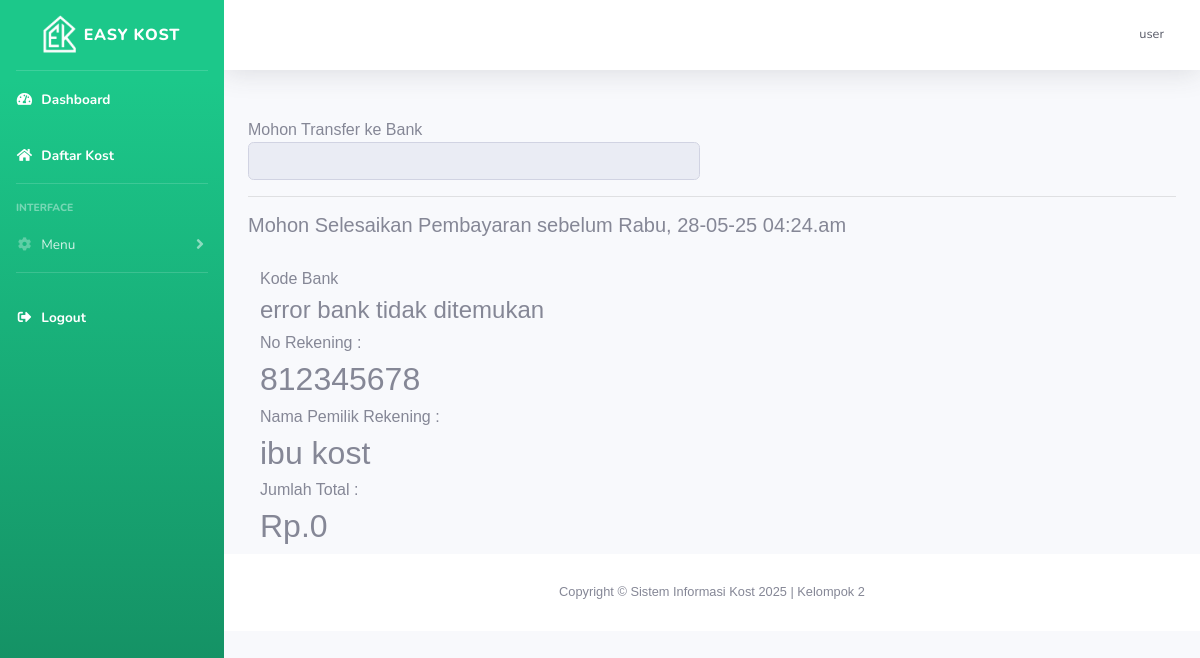
The app's page /kost/pembayaran.php (signed in), older data.
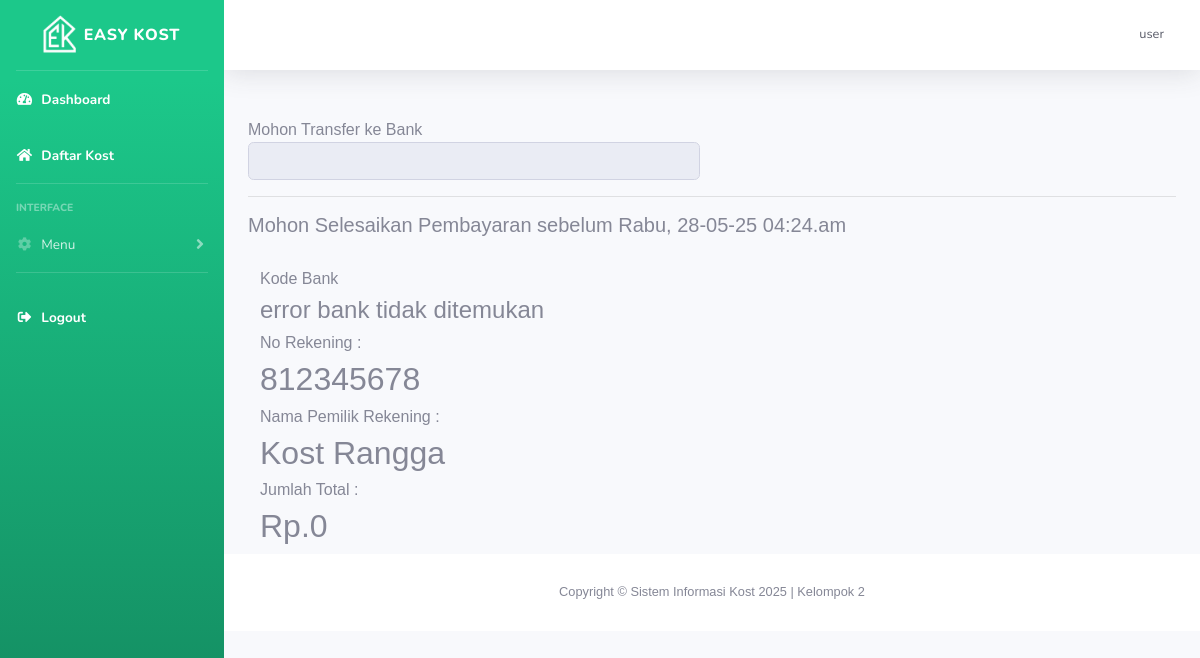
The same page, newer data.
### tables this page shows
CREATE TABLE `kost` (
  `id_kost` int(11) NOT NULL,
  `nama_kost` varchar(255) NOT NULL,
  `tipe_kost` varchar(255) NOT NULL,
  `jenis_kost` varchar(255) NOT NULL,
  `jumlah_kamar` int(11) NOT NULL,
  `tanggal_tagih` date NOT NULL,
  `nama_pemilik` text NOT NULL,
  `nama_bank` text NOT NULL,
  `no_rekening` int(11) NOT NULL,
  `foto_bangunan_utama` varchar(255) NOT NULL,
  `foto_kamar` varchar(255) NOT NULL,
  `foto_kamar_mandi` varchar(255) NOT NULL,
  `foto_interior` varchar(255) NOT NULL,
  `provinsi` varchar(25) NOT NULL,
  `kota` varchar(25) NOT NULL,
  `kecamatan` varchar(25) NOT NULL,
  `kelurahan` varchar(25) NOT NULL,
  `alamat` varchar(255) NOT NULL,
  `harga_sewa` int(11) NOT NULL,
  `kontak` varchar(255) NOT NULL,
  `deskripsi` text NOT NULL,
  `id_pemilik` int(11) NOT NULL,
  `fasilitas_kost` text NOT NULL
);

### kost/pembayaran.php (the view, shortened to what this page needs)
<?php include "template/header.php";
$biaya = $_POST['biaya'];
$query = "SELECT * FROM user JOIN kost on kost.id_pemilik=user.id";
$data = mysqli_query($koneksi, $query);
$d = mysqli_fetch_array($data);
?>
<div class="container">
    <div class="row">
        <div class="col">Mohon Transfer ke Bank <input disabled class="form-control" type="text" name="" id="" value="<?php echo $bank = $_POST['bank']; ?>"></div>
        <div class="col"></div>
    </div>
    <hr>
    <div class="row">
        <?php
        $hari = ['', 'Senin', 'Selasa', 'Rabu', 'Kamis', "Jum'at", 'Sabtu', 'Minggu'];
        ?>
        <div class="col">
            <h5>Mohon Selesaikan Pembayaran sebelum <?php echo $hari[date('N', strtotime('+' . 2 . 'day'))] . date(', d-m-y h:i.a ', strtotime('+' . 2 . 'day')) ?></h5>
        </div>
    </div>
    <br>
    <div class="row">
        <div class="container">
            <div class="row">
                <div class="col">
                    <h6>Kode Bank</h6>
                    <h4><?php
                        if ($bank == "Bank BNI") {
                            echo "009";
                        } else if ($bank == "Bank Rakyat Indonesia tbk") {
                            echo "002";
                        } else if ($bank == "Bank Mandiri") {
                            echo "008";
                        } elseif ($bank == "Bank BCA") {
                            echo "014";
                        } else if ($bank == "Bank Muamalat") {
                            echo "147";
                        } else {
                            echo "error bank tidak ditemukan";
                        }
                        ?></h4>
                </div>
            </div>
            <div class="row">
                <div class="col">
                    <h6> No Rekening :</h6>
                    <h2><?php echo $d['no_rekening']; ?></h2>
                </div>
            </div>
            <div class="row">
                <div class="col">
                    <h6>Nama Pemilik Rekening :</h6>
                    <h2> <?php echo $d['nama_pemilik'] ?></h2>
                </div>
            </div>
            <div class="row">
                <div class="col">
                    <h6>Jumlah Total :</h6>
                    <h2>Rp.<?php echo number_format($biaya, 0, ',', '.') ?></h2>
                </div>
            </div>
        </div>
    </div>
</div>
<?php include "template/footer.php"; ?>

Row changes from the older to the newer data that the page shows:
changed kost: nama_pemilik "ibu kost" → "Kost Rangga"
